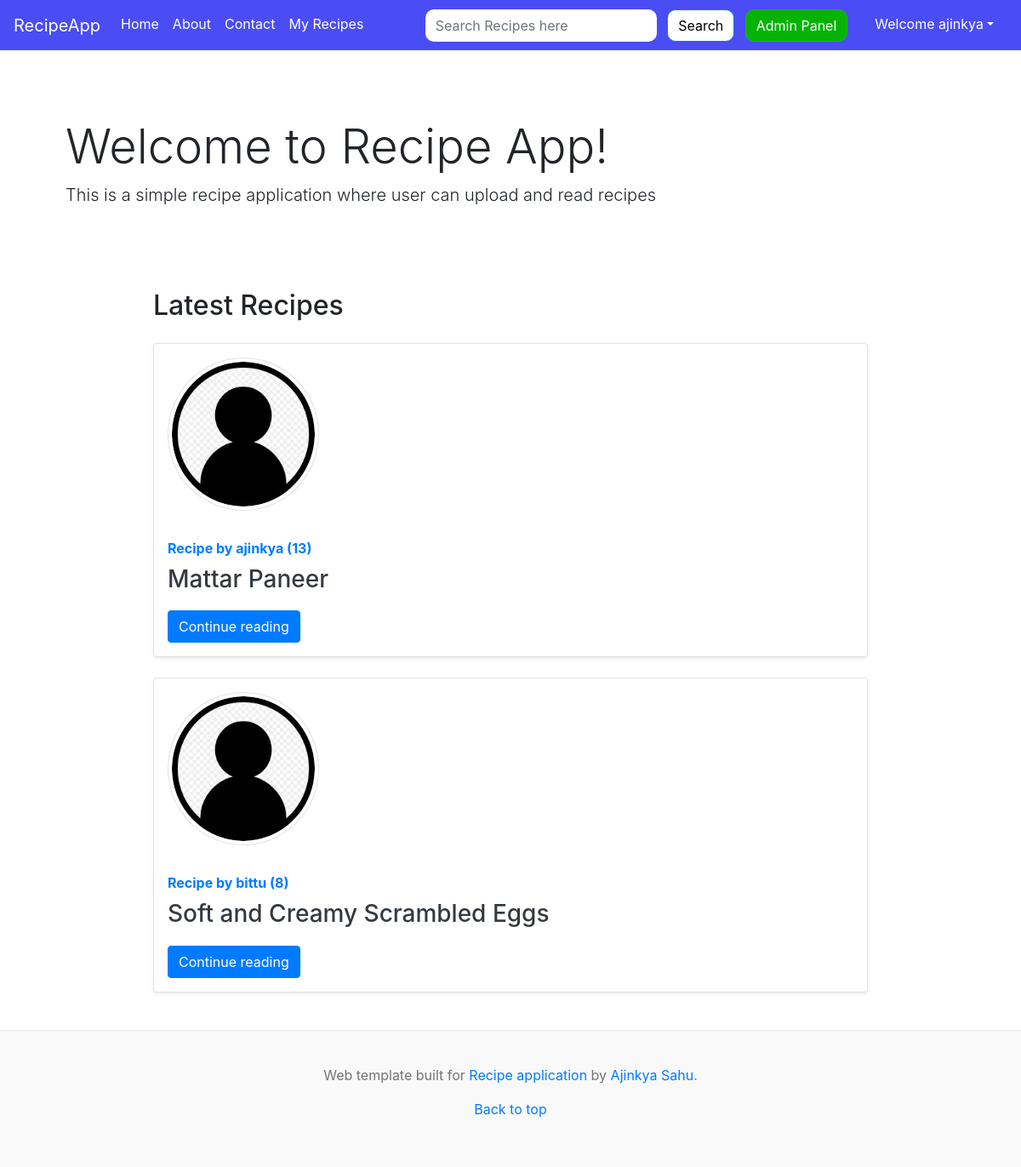
Page /home (signed in) on the earlier database version.
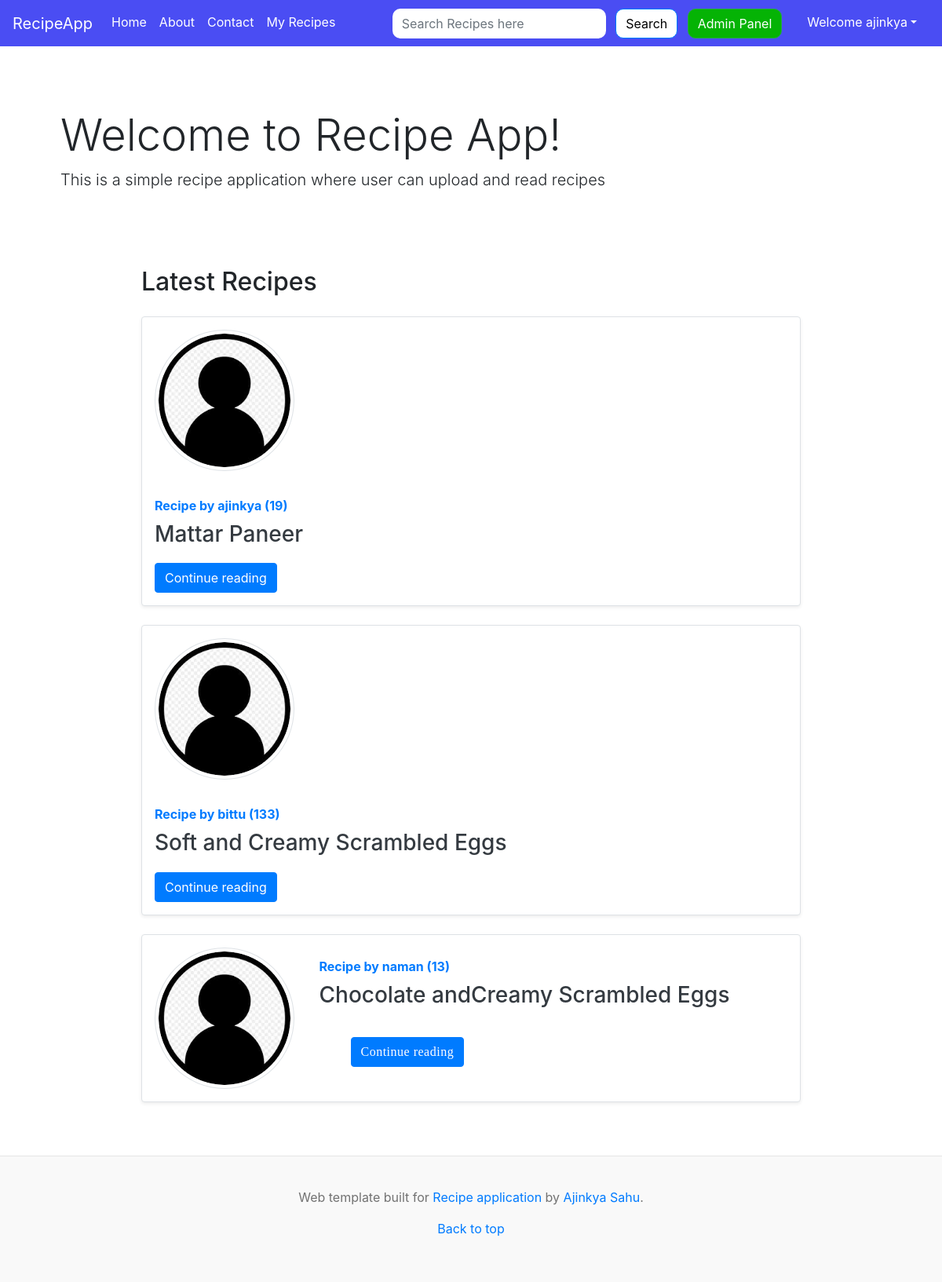
Same page on the later database version.
### recipe/models.py (models this page shows, shortened)
class Recipe(models.Model):
    sno=models.AutoField(primary_key=True)
    title=models.CharField(max_length=255,unique = True)
    author=models.ForeignKey(User, on_delete=models.CASCADE)     #, null=True)
    views= models.IntegerField(default=0)
    timeStamp=models.DateTimeField(default = now)
    pic = models.ImageField("Recipe pics",upload_to= user_directory_path, blank=True,null=True)
    ingredients = HTMLField()
    content =  HTMLField()

### users/models.py (models this page shows, shortened)
class Profile(models.Model):
    user = models.OneToOneField(User,on_delete=models.CASCADE)
    image = models.ImageField(default="default.jpg",upload_to = 'profile_pics')

### home/views.py (the view)
# urls.py: 2. Add a URL to urlpatterns:  path('', views.home, name='home')
def home(request):
    allPosts= Recipe.objects.all()
    context={'allPosts': allPosts}
    return render(request,'home/home.html',context)

### templates/home/home.html (shortened to what this page needs)
{% extends 'base.html' %} {% block title %} Home{% endblock title %} {% block homeactive %}active{% endblock homeactive %} {% block body %}
{% if is_paginated and page_obj.has_previous %}
{% else %}
<div class="body_container">
<div class="container">
    <div class="jumbotron my-3 recipe_background">
        <h1 class="display-4">Welcome to Recipe App!</h1>
        <p class="lead">This is a simple recipe application where user can upload and read recipes</p>
    </div>
</div>
{% endif %}
<div class="container_m">
    <h2>Latest Recipes</h2>
    {% for post in allPosts  %}
    <div class="row no-gutters border align-items-center rounded overflow-hidden flex-md-row mb-4 shadow-sm h-md-250 my-4 position-relative container_main">
        <div class="col-3 d-none d-lg-block p-3">
            <img src="{{post.author.profile.image.url}}" class="img-thumbnail rounded-circle" style="height:180px;width:180px;" alt="img - {{post.author.username}}">
        </div>
        <div class="col p-3 d-flex flex-column position-static">
            <strong class="d-inline-block mb-2 text-primary">Recipe  by {{post.author}} ({{post.views}})</strong>
            <h3 class="mb-0"><a class="text-dark" href="{% url 'recipe:recipePost' post.title %}">{{post.title}} </a> </h3>
            <p class="card-text mb-auto mt-3">{{post.content|safe |truncatechars:200}}</p>
            <div class="my-2">
            	<a href="{% url 'recipe:recipePost' post.title %}" role="button" class="btn btn-primary">Continue reading</a>
            </div>
        </div>
    </div>
    {% endfor %}
</div>
{% endblock %}

Differences in the rows shown:
changed Recipe "Mattar Paneer": views "13" → "19"
changed Recipe "Soft and Creamy Scrambled Eggs": views "8" → "133"
added Recipe: author.profile.image (placeholder picture), author "naman", views "13", title "Chocolate andCreamy Scrambled Eggs"
